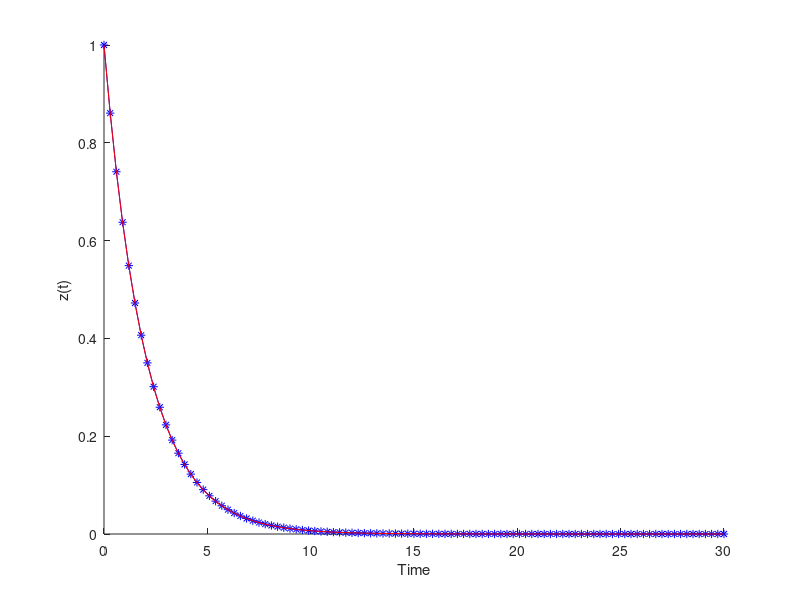
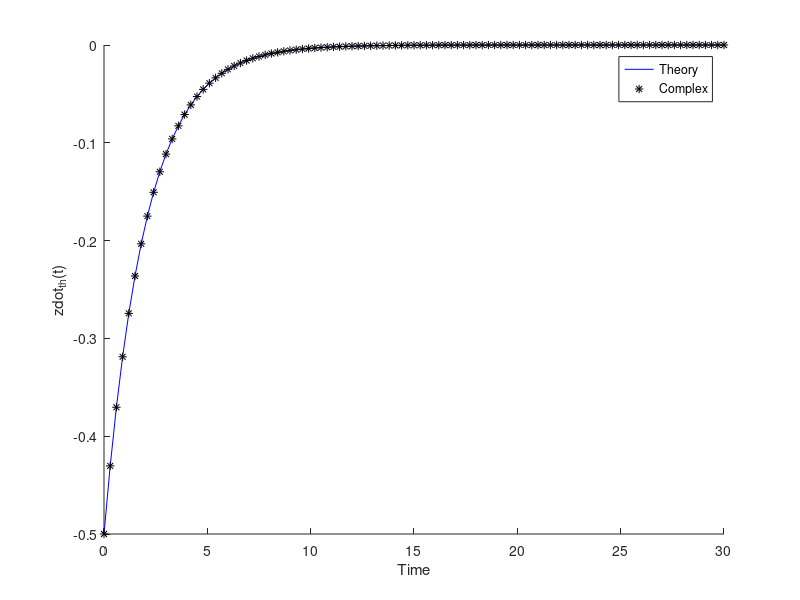
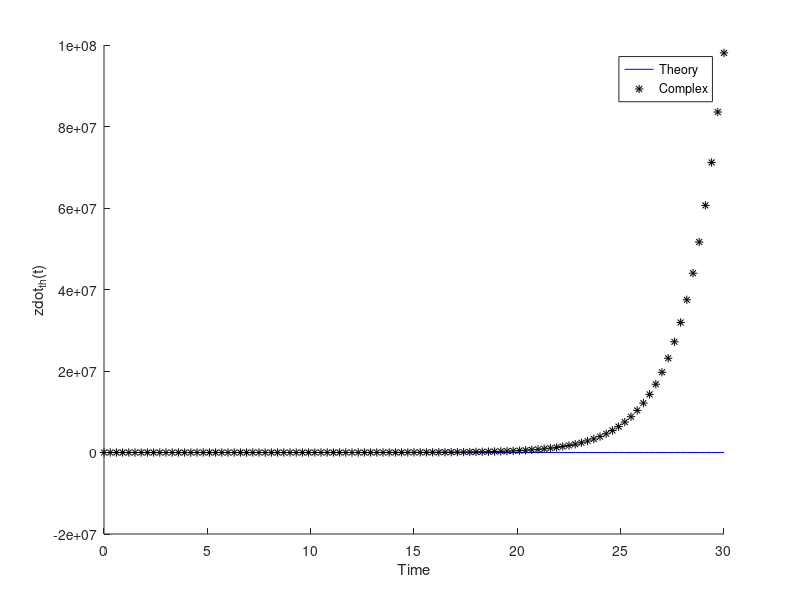

Here is the MATLAB script that generated these plots, in order:
clc; clearvars; close all
tf = 30;
dt = tf/1e2;
t = 0:dt:tf;
a = 0.5;
z0 = 1;

z_th = z0 * exp(-a*t);

%% Central difference (?)
n= length(t);
z(1) = z0;
for i =1:length(t) -1
    z(i+1) = 1/(1+dt/2*a)*(1-dt/2*a)*z(i);
end



%% Plot
figure()
hold on
plot(t,z_th, 'b-*', 'DisplayName', 'Theoritcal')
plot(t,z, 'r-', 'DisplayName', 'Numerical')
xlabel('Time')
ylabel('z(t)')

%% Complex Step
zdot_th = -a*z0*exp(-a*t);

h = 1e-3;
z_cs = z0*exp(-a*(t+1i*h));
dz_dtc = imag(z_cs)/h;

figure()
hold on
plot(t,zdot_th, 'b', 'DisplayName', 'Theory')
plot(t,dz_dtc, '*k',  'DisplayName', 'Complex')
xlabel("Time")
ylabel("zdot_{th}(t)")
legend()


za_cs = z0*exp((a+1i*h)*t);
dza = imag(za_cs)/h;
dza_th = -t.*z0.*exp(-a*t); % theory


figure()
hold on
plot(t,dza_th, 'b', 'DisplayName', 'Theory')
plot(t,dza, '*k',  'DisplayName', 'Complex')
xlabel("Time")
ylabel("zdot_{th}(t)")
legend()
